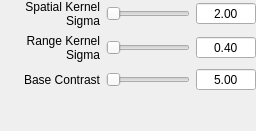
          <widget class="QWidget" name="page_durand">
           <property name="sizePolicy">
            <sizepolicy hsizetype="Preferred" vsizetype="MinimumExpanding">
             <horstretch>0</horstretch>
             <verstretch>0</verstretch>
            </sizepolicy>
           </property>
           <layout class="QGridLayout" name="gridLayout_8">
            <property name="margin">
             <number>0</number>
            </property>
            <item row="0" column="0">
             <layout class="QGridLayout" name="gridLayout_14">
              <item row="0" column="0">
               <widget class="QLabel" name="label_spatialsigma">
                <property name="minimumSize">
                 <size>
                  <width>100</width>
                  <height>0</height>
                 </size>
                </property>
                <property name="maximumSize">
                 <size>
                  <width>100</width>
                  <height>16777215</height>
                 </size>
                </property>
                <property name="text">
                 <string>Spatial Kernel Sigma</string>
                </property>
                <property name="alignment">
                 <set>Qt::AlignRight|Qt::AlignTrailing|Qt::AlignVCenter</set>
                </property>
                <property name="wordWrap">
                 <bool>true</bool>
                </property>
               </widget>
              </item>
              <item row="0" column="1">
               <widget class="QSlider" name="spatialSlider">
                <property name="cursor">
                 <cursorShape>PointingHandCursor</cursorShape>
                </property>
                <property name="maximum">
                 <number>100</number>
                </property>
                <property name="orientation">
                 <enum>Qt::Horizontal</enum>
                </property>
               </widget>
              </item>
              <item row="0" column="2">
               <widget class="QDoubleSpinBox" name="spatialdsb">
                <property name="minimumSize">
                 <size>
                  <width>60</width>
                  <height>0</height>
                 </size>
                </property>
                <property name="maximumSize">
                 <size>
                  <width>60</width>
                  <height>16777215</height>
                 </size>
                </property>
                <property name="alignment">
                 <set>Qt::AlignCenter</set>
                </property>
                <property name="buttonSymbols">
                 <enum>QAbstractSpinBox::NoButtons</enum>
                </property>
                <property name="maximum">
                 <double>100.000000000000000</double>
                </property>
                <property name="singleStep">
                 <double>1.000000000000000</double>
                </property>
                <property name="value">
                 <double>2.000000000000000</double>
                </property>
               </widget>
              </item>
              <item row="1" column="0">
               <widget class="QLabel" name="label_rangesigma">
                <property name="minimumSize">
                 <size>
                  <width>100</width>
                  <height>0</height>
                 </size>
                </property>
                <property name="maximumSize">
                 <size>
                  <width>100</width>
                  <height>16777215</height>
                 </size>
                </property>
                <property name="text">
                 <string>Range Kernel Sigma</string>
                </property>
                <property name="alignment">
                 <set>Qt::AlignRight|Qt::AlignTrailing|Qt::AlignVCenter</set>
                </property>
                <property name="wordWrap">
                 <bool>true</bool>
                </property>
               </widget>
              </item>
              <item row="1" column="1">
               <widget class="QSlider" name="rangeSlider">
                <property name="cursor">
                 <cursorShape>PointingHandCursor</cursorShape>
                </property>
                <property name="maximum">
                 <number>100</number>
                </property>
                <property name="orientation">
                 <enum>Qt::Horizontal</enum>
                </property>
               </widget>
              </item>
              <item row="1" column="2">
               <widget class="QDoubleSpinBox" name="rangedsb">
                <property name="minimumSize">
                 <size>
                  <width>60</width>
                  <height>0</height>
                 </size>
                </property>
                <property name="maximumSize">
                 <size>
                  <width>60</width>
                  <height>16777215</height>
                 </size>
                </property>
                <property name="alignment">
                 <set>Qt::AlignCenter</set>
                </property>
                <property name="buttonSymbols">
                 <enum>QAbstractSpinBox::NoButtons</enum>
                </property>
                <property name="minimum">
                 <double>0.010000000000000</double>
                </property>
                <property name="maximum">
                 <double>10.000000000000000</double>
                </property>
                <property name="singleStep">
                 <double>0.100000000000000</double>
                </property>
                <property name="value">
                 <double>0.400000000000000</double>
                </property>
               </widget>
              </item>
              <item row="2" column="0">
               <widget class="QLabel" name="label_basecontrast">
                <property name="minimumSize">
                 <size>
                  <width>100</width>
                  <height>0</height>
                 </size>
                </property>
                <property name="maximumSize">
                 <size>
                  <width>100</width>
                  <height>16777215</height>
                 </size>
                </property>
                <property name="text">
                 <string>Base Contrast</string>
                </property>
                <property name="alignment">
                 <set>Qt::AlignRight|Qt::AlignTrailing|Qt::AlignVCenter</set>
                </property>
                <property name="wordWrap">
                 <bool>true</bool>
                </property>
               </widget>
              </item>
              <item row="2" column="1">
               <widget class="QSlider" name="baseSlider">
                <property name="cursor">
                 <cursorShape>PointingHandCursor</cursorShape>
                </property>
                <property name="maximum">
                 <number>100</number>
                </property>
                <property name="orientation">
                 <enum>Qt::Horizontal</enum>
                </property>
               </widget>
              </item>
              <item row="2" column="2">
               <widget class="QDoubleSpinBox" name="basedsb">
                <property name="minimumSize">
                 <size>
                  <width>60</width>
                  <height>0</height>
                 </size>
                </property>
                <property name="maximumSize">
                 <size>
                  <width>60</width>
                  <height>16777215</height>
                 </size>
                </property>
                <property name="alignment">
                 <set>Qt::AlignCenter</set>
                </property>
                <property name="buttonSymbols">
                 <enum>QAbstractSpinBox::NoButtons</enum>
                </property>
                <property name="maximum">
                 <double>10.000000000000000</double>
                </property>
                <property name="value">
                 <double>5.000000000000000</double>
                </property>
               </widget>
              </item>
              <item row="3" column="1">
               <spacer name="verticalSpacer_7">
                <property name="orientation">
                 <enum>Qt::Vertical</enum>
                </property>
                <property name="sizeHint" stdset="0">
                 <size>
                  <width>20</width>
                  <height>40</height>
                 </size>
                </property>
               </spacer>
              </item>
             </layout>
            </item>
           </layout>
          </widget>
